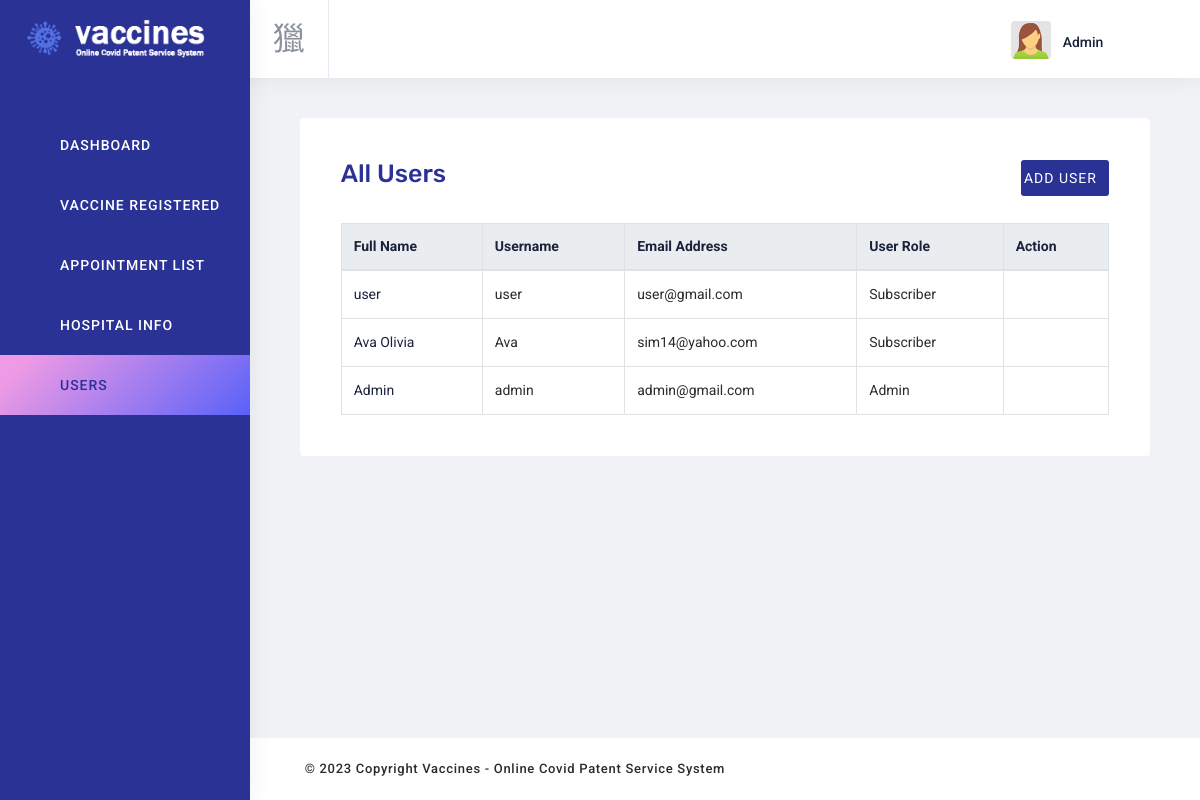
The page /admin/users.php (signed in) on the database its author committed.
### tables this page shows
CREATE TABLE `user` (
  `user_id` int(50) NOT NULL,
  `name` varchar(100) NOT NULL,
  `username` varchar(100) NOT NULL,
  `password` varchar(100) NOT NULL,
  `email` varchar(100) NOT NULL,
  `role` int(50) NOT NULL
);

### admin/users.php (the view, shortened to what this page needs)
<?php
include "inc/header.php";
?>
<div class="content-wrapper">
    <div class="content">
        <div class="row">
            <div class="col-md-12 col-sm-12">
                <div class="card">
                    <div class="card-body">
                        <div class="card-header m-b-25">
                            <h3 class="d-inline font-primary"> All Users</h3>
                            <div class="card_icon"><a href="user-add.php" class="my-btn"> <i class="mdi mdi-plus"></i>
                                    ADD USER </a></div>
                        </div>
                        <div class="table-responsive">
                            <?php
              include "inc/connection.php";
              $query = "SELECT * FROM user ORDER BY user_id DESC";
              $result = mysqli_query($connection,$query) or die("Failed");
              $count = mysqli_num_rows($result);
                          if($count > 0){ ?>
                            <table class="mb-0 table table-bordered">
                                <thead>
                                    <tr class="heading">
                                        <th scope="col">Full Name</th>
                                        <th scope="col">Username</th>
                                        <th scope="col">Email Address</th>
                                        <th scope="col">User Role</th>
                                        <th scope="col">Action</th>
                                    </tr>
                                </thead>
                                <tbody>
                                    <?php
                    while($row = mysqli_fetch_assoc($result)){
                ?>
                                    <tr>
                                        <td><?php echo $row['name'];?></td>
                                        <td><?php echo $row['username'];?></td>
                                        <td><?php echo $row['email'];?>
                                        <td>
                                            <?php
                                if($row['role'] == 1 ){
                                    echo "Admin";
                                }else{
                                    echo "Subscriber";
                                } ?>
                                        </td>
                                        <td class='edit'>
                                        </td>
                                    </tr>
                                    <?php
                    }
                ?>
                                </tbody>
                                <?php
            }else{
                echo "No Data";
        }
        ?>
                            </table>
                        </div>
                    </div>
                </div>
            </div>
        </div>
    </div>
</div>
<?php include 'inc/footer.php'; ?>

### admin/assets/css/style.css (style rules this page uses)
.card-header { display: flex; justify-content: space-between; flex-wrap: wrap; }
.card-header h3 { font-size: 25px; }
.card_icon { float: right; }
.my-btn { background: #2b3295; padding: 10px 12px 10px 3px; color: #fff; border-radius: 3px; }
.table-responsive { display: block; width: 100%; overflow-x: auto; }
.table td { padding-top: 13px; padding-bottom: 13px; vertical-align: middle; }
.heading th { background: #EAEDF0; vertical-align: middle; }
.table thead th { vertical-align: middle; }
.table-responsive .mdi, .edit { color: #dc3545; }

### rows shown on the page
user: name "user", username "user", email "user@gmail.com", role "Subscriber"
user: name "Ava Olivia", username "Ava", email "sim14@yahoo.com", role "Subscriber"
user: name "Admin", username "admin", email "admin@gmail.com", role "Admin"

### other values the page prints
$_SESSION['username'] "Admin"
